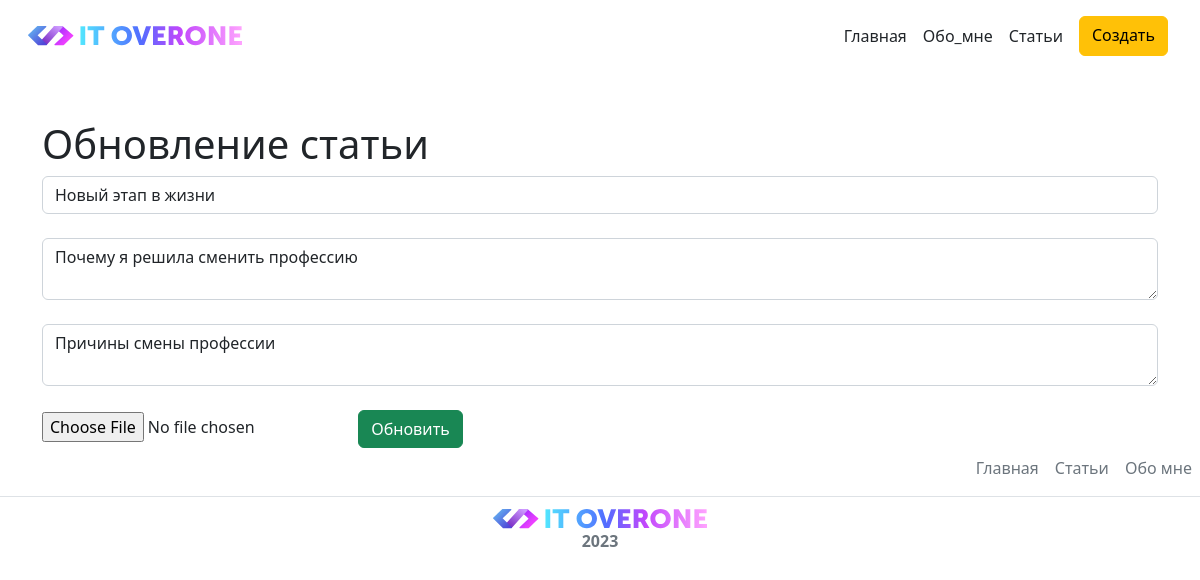
/posts/2/update, run on the app's committed database.
### app.py (models this page shows, shortened)
class Article(db.Model):
    id = db.Column(db.Integer, primary_key=True)
    title = db.Column(db.String(100), nullable=False)
    intro = db.Column(db.String(300), nullable=False)
    text = db.Column(db.Text, nullable=False)
    date = db.Column(db.DateTime, default=datetime.utcnow)
    updated = db.Column(db.DateTime, default=datetime.utcnow, onupdate=datetime.utcnow)

### app.py (the view)
@app.route('/posts/<int:id>/update', methods=['POST', 'GET'])
def post_update(id):
    article = Article.query.get(id)
    if request.method == "POST":
        article.title = request.form['title']
        article.intro = request.form['intro']
        article.text = request.form['text']
        try:
            db.session.commit()
            return redirect('/posts')
        except:
            return 'При редактировании статьи произошла ошибка'
    else:
        article = Article.query.get(id)
        return render_template('post_update.html', article=article)

### templates/post_update.html (shortened to what this page needs)
{% extends 'base.html' %}
{% block content %}
<div class="container mt-5">
    <h1>Обновление статьи</h1>
    <form method="post">
        <input type="text" name="title" id="title" class="container form-control" value= "{{ article.title }}" placeholder="Введите название статьи"><br>
        <textarea name="intro" id="intro" class="container form-control" placeholder="Введите анонс">{{ article.intro}}</textarea><br>
        <textarea name="text" name="text" id="text" class="container form-control"
                  placeholder="Введите основной текст">{{ article.text}}</textarea><br>
        <input type="file" alt="Submit" width="48" height="48">
            <input type="submit" class="btn btn-success" value="Обновить">
    </form>
</div>
{% endblock %}

### data on the page
Article: title "Новый этап в жизни", intro "Почему я решила сменить профессию", text "Причины смены профессии"
